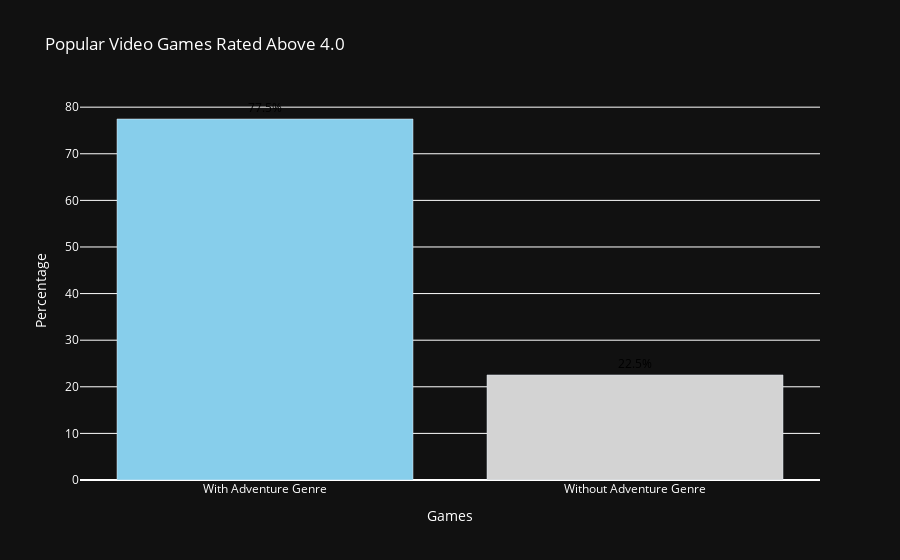

Source (notebook cell):
### Code cell
# This visualization shows out of the games rated above a 4.0, what percentage of games have 
# Adventure as one of the genres.

filtered_df = data[(data["Rating"] > 4.0) & (data["Genres"].str.contains("Adventure"))]
percentage = (len(filtered_df) / len(data[data["Rating"] > 4.0])) * 100

# Create a Plotly figure with a dark background
fig = go.Figure()
fig.update_layout(
    plot_bgcolor='rgb(17, 17, 17)',
    paper_bgcolor='rgb(17, 17, 17)',
    font_color='white'
)

# Add the bar plot
fig.add_trace(go.Bar(
    x=["With Adventure Genre", "Without Adventure Genre"],
    y=[percentage, 100 - percentage],
    marker=dict(color=["skyblue", "lightgray"]),
    text=[f"{percentage:.1f}%", f"{100 - percentage:.1f}%"],
    textposition="outside"
))

# Set axis labels and title
fig.update_xaxes(title_text="Games", tickfont=dict(color="white"))
fig.update_yaxes(title_text="Percentage", tickfont=dict(color="white"))
fig.update_layout(title="Popular Video Games Rated Above 4.0", title_font_color="white")

# Adjust the layout
fig.update_layout(barmode='stack')
fig.update_traces(texttemplate='%{text}', textfont=dict(color='black'))

# Display the plot
fig.show()

### Figure 1 — Plotly figure (JSON) as saved in the notebook; plotly's stock layout.template omitted (floating-point values rounded to 4 significant figures)
{"data": [{"marker": {"color": ["skyblue", "lightgray"]}, "text": ["77.5%", "22.5%"], "textfont": {"color": "black"}, "textposition": "outside", "texttemplate": "%{text}", "type": "bar", "x": ["With Adventure Genre", "Without Adventure Genre"], "y": [77.46, 22.54]}], "layout": {"barmode": "stack", "font": {"color": "white"}, "paper_bgcolor": "rgb(17, 17, 17)", "plot_bgcolor": "rgb(17, 17, 17)", "title": {"font": {"color": "white"}, "text": "Popular Video Games Rated Above 4.0"}, "xaxis": {"tickfont": {"color": "white"}, "title": {"text": "Games"}}, "yaxis": {"tickfont": {"color": "white"}, "title": {"text": "Percentage"}}}}
